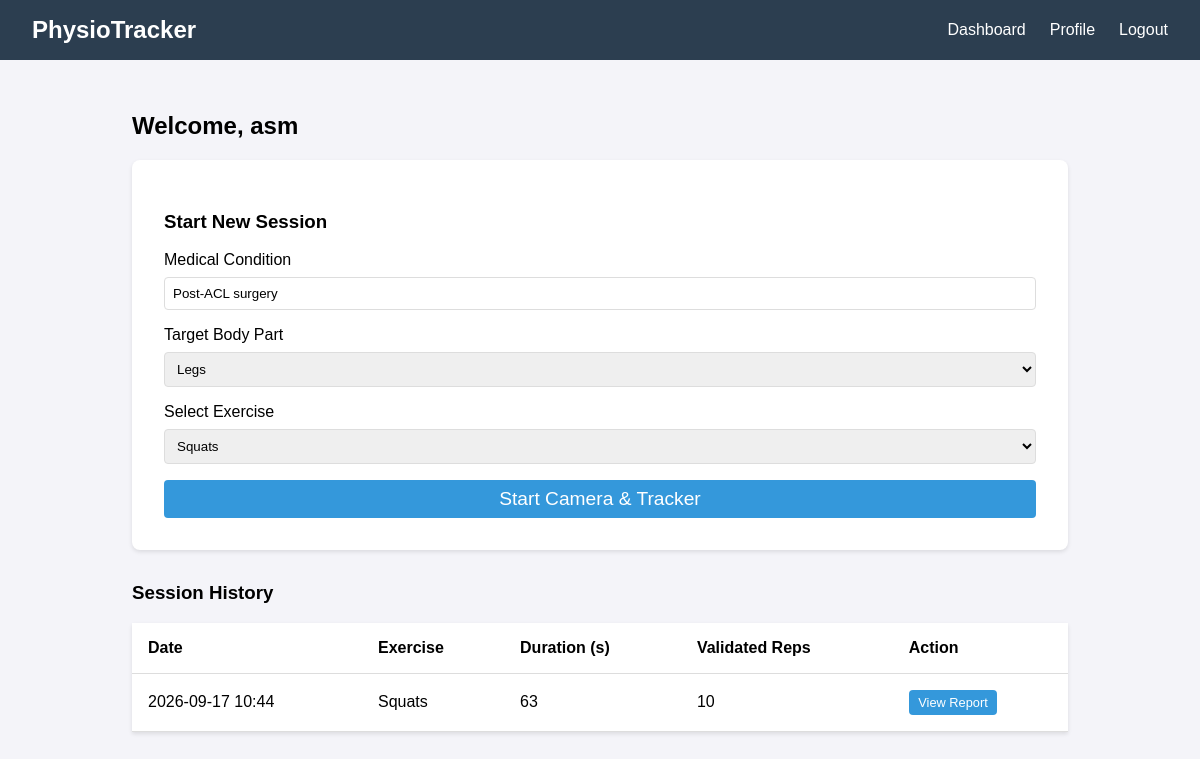
The app's page /dashboard (signed in) with its own data.
### models.py (models this page shows)
class User(UserMixin, db.Model):
    id = db.Column(db.Integer, primary_key=True)
    username = db.Column(db.String(150), unique=True, nullable=False)
    password_hash = db.Column(db.String(150), nullable=False)
    profile = db.relationship('PatientProfile', backref='user', uselist=False)
    parameters = db.relationship('ParameterSet', backref='user', lazy=True)
    sessions = db.relationship('SessionLog', backref='user', lazy=True)

class PatientProfile(db.Model):
    id = db.Column(db.Integer, primary_key=True)
    user_id = db.Column(db.Integer, db.ForeignKey('user.id'), nullable=False)
    first_name = db.Column(db.String(100))
    last_name = db.Column(db.String(100))
    age = db.Column(db.Integer)
    condition = db.Column(db.String(200))
    protocol = db.Column(db.String(200))

class SessionLog(db.Model):
    id = db.Column(db.Integer, primary_key=True)
    user_id = db.Column(db.Integer, db.ForeignKey('user.id'), nullable=False)
    exercise_name = db.Column(db.String(100), nullable=False)
    date = db.Column(db.DateTime, default=datetime.utcnow)
    duration_seconds = db.Column(db.Integer, nullable=False, default=0)
    validated_reps = db.Column(db.Integer, nullable=False, default=0)
    measured_values_json = db.Column(db.Text) # Storing JSON string of reps
    feedback_events = db.Column(db.Text) # Storing JSON string of feedback

### app.py (the view)
@app.route('/dashboard')
@login_required
def dashboard():
    sessions = SessionLog.query.filter_by(user_id=current_user.id).order_by(SessionLog.date.desc()).all()
    return render_template('dashboard.html', sessions=sessions, user=current_user)

### app.py (called while the page is built)
@login_manager.user_loader
def load_user(user_id):
    return User.query.get(int(user_id))

### templates/dashboard.html (shortened to what this page needs)
{% extends 'base.html' %}
{% block content %}
<div class="dashboard">
    <h2>Welcome, {{ current_user.username }}</h2>
    <div class="exercises setup-form-container">
        <h3>Start New Session</h3>
        <form method="POST" action="{{ url_for('start_session') }}" class="setup-form">
            <div class="form-group">
                <label>Medical Condition</label>
                <input type="text" name="condition" value="{{ user.profile.condition or '' }}" placeholder="e.g., Post-ACL Surgery">
            </div>
            <div class="form-group">
                <label>Target Body Part</label>
                <select name="body_part" id="bodyPartSelect">
                    <option value="Legs">Legs</option>
                </select>
            </div>
            <div class="form-group">
                <label>Select Exercise</label>
                <select name="exercise" id="exerciseSelect">
                    <option value="Squats">Squats</option>
                </select>
            </div>
            <button type="submit" class="btn btn-primary" style="font-size: 1.2rem; width: 100%;">Start Camera & Tracker</button>
        </form>
    </div>
    <div class="history">
        <h3>Session History</h3>
        {% if sessions %}
        <table>
            <thead>
                <tr>
                    <th>Date</th>
                    <th>Exercise</th>
                    <th>Duration (s)</th>
                    <th>Validated Reps</th>
                    <th>Action</th>
                </tr>
            </thead>
            <tbody>
                {% for session in sessions %}
                <tr>
                    <td>{{ session.date.strftime('%Y-%m-%d %H:%M') }}</td>
                    <td>{{ session.exercise_name }}</td>
                    <td>{{ session.duration_seconds }}</td>
                    <td>{{ session.validated_reps }}</td>
                    <td><a href="{{ url_for('report', session_id=session.id) }}" class="btn" style="padding: 0.3rem 0.6rem; font-size: 0.8rem;">View Report</a></td>
                </tr>
                {% endfor %}
            </tbody>
        </table>
        {% else %}
        <p>No sessions logged yet.</p>
        {% endif %}
    </div>
</div>
{% endblock %}

### static/css/style.css (style rules this page uses)
* { box-sizing: border-box; font-family: Arial, sans-serif; }
body { margin: 0; padding: 0; background-color: #f4f4f9; }
.btn { background-color: #3498db; color: white; padding: 0.5rem 1rem; text-decoration: none; border: none; border-radius: 4px; cursor: pointer; display: inline-block; }
.form-group { margin-bottom: 1rem; }
.form-group label { display: block; margin-bottom: 0.5rem; }
.form-group input { width: 100%; padding: 0.5rem; border: 1px solid #ddd; border-radius: 4px; }
table { width: 100%; border-collapse: collapse; background: white; box-shadow: 0 2px 4px rgba(0,0,0,0.1); }
table th, table td { padding: 1rem; text-align: left; border-bottom: 1px solid #ddd; }
.setup-form-container { background: white; padding: 2rem; border-radius: 8px; box-shadow: 0 2px 4px rgba(0,0,0,0.1); margin-bottom: 2rem; }
.setup-form select { width: 100%; padding: 0.5rem; border: 1px solid #ddd; border-radius: 4px; }

### records on screen
User: username "asm"
PatientProfile: condition "Post-ACL surgery"
SessionLog: date "2026-09-17 10:44", exercise_name "Squats", duration_seconds "63", validated_reps "10"
